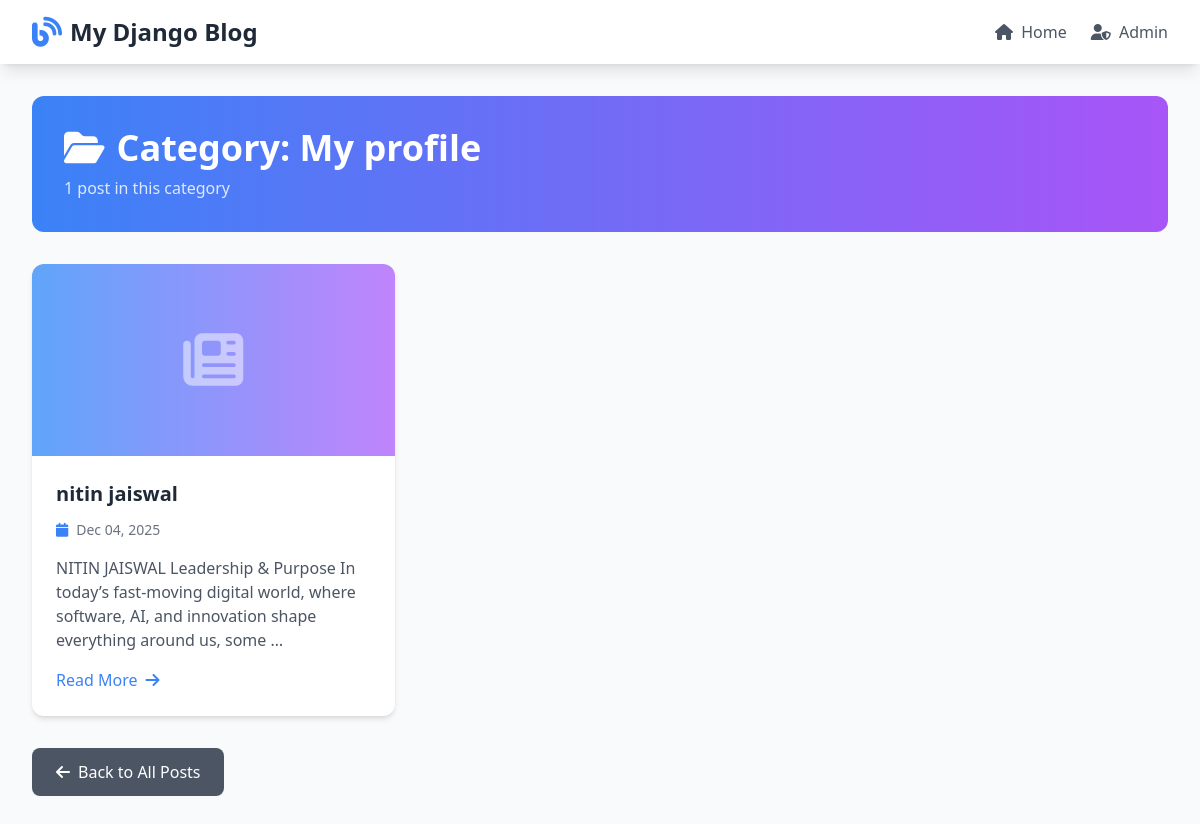
Screenshot of /category/My profile/ with the database file from the repository.
### blog/models.py (models this page shows, shortened)
class Category(models.Model):
    name = models.CharField(max_length=100)
    class Meta:
        verbose_name_plural = 'Categories'

class Post(models.Model):
    STATUS_CHOICES = (
        ('draft', 'Draft'),
        ('published', 'Published'),
    )
    title = models.CharField(max_length=200)
    slug = models.SlugField(max_length=200, unique=True)
    author = models.ForeignKey(User, on_delete=models.CASCADE, related_name='blog_posts')
    body = models.TextField()
    meta_description = models.CharField(
        max_length=160,
        blank=True,
        help_text='Brief description for search engines (max 160 characters)'
    )
    created_on = models.DateTimeField(auto_now_add=True)
    updated_on = models.DateTimeField(auto_now=True)
    status = models.CharField(max_length=10, choices=STATUS_CHOICES, default='draft')
    categories = models.ManyToManyField(Category, related_name='posts', blank=True)
    views = models.PositiveIntegerField(default=0)
    tags = TaggableManager(blank=True)
    class Meta:
        ordering = ['-created_on']

### blog/views.py (the view)
# urls.py: path('category/<str:category_name>/', views.blog_category, name='blog_category'),
def blog_category(request, category_name):
    category = get_object_or_404(Category, name=category_name)
    posts = Post.objects.filter(
        status='published',
        categories=category
    ).select_related('author').prefetch_related('categories')
    categories = Category.objects.all()
    context = {
        'category': category,
        'posts': posts,
        'categories': categories,
    }
    return render(request, 'blog/category.html', context)

### blog/templates/blog/category.html (shortened to what this page needs)
{% extends 'blog/base.html' %}
{% block content %}
<div class="mb-8">
    <div class="bg-gradient-to-r from-blue-500 to-purple-500 rounded-xl p-8 text-white mb-8">
        <h1 class="text-4xl font-bold mb-2 flex items-center gap-3">
            <i class="fas fa-folder-open"></i>
            Category: {{ category.name }}
        </h1>
        <p class="text-blue-100">
            {{ posts.count }} post{{ posts.count|pluralize }} in this category
        </p>
    </div>
    {% if posts %}
    <div class="grid grid-cols-1 md:grid-cols-2 lg:grid-cols-3 gap-6">
        {% for post in posts %}
        <article class="bg-white rounded-xl shadow-md hover:shadow-xl transition-shadow duration-300 overflow-hidden">
            <div class="bg-gradient-to-r from-blue-400 to-purple-400 h-48 flex items-center justify-center">
                <i class="fas fa-newspaper text-white text-6xl opacity-50"></i>
            </div>
            <div class="p-6">
                <h2 class="text-xl font-bold text-gray-800 mb-3 hover:text-blue-500 transition">
                    <a href="{% url 'blog_detail' post.slug %}">
                        {{ post.title }}
                    </a>
                </h2>
                <div class="flex items-center text-sm text-gray-500 mb-4">
                    <i class="fas fa-calendar text-blue-500 mr-2"></i>
                    {{ post.created_on|date:"M d, Y" }}
                </div>
                <p class="text-gray-600 mb-4">
                    {{ post.body|truncatewords:20 }}
                </p>
                <a href="{% url 'blog_detail' post.slug %}"
                   class="inline-flex items-center gap-2 text-blue-500 hover:text-blue-600 font-medium transition">
                    Read More
                    <i class="fas fa-arrow-right"></i>
                </a>
            </div>
        </article>
        {% endfor %}
    </div>
    {% endif %}
    <a href="{% url 'blog_index' %}"
       class="inline-flex items-center gap-2 bg-gray-600 hover:bg-gray-700 text-white px-6 py-3 rounded-lg mt-8 transition font-medium">
        <i class="fas fa-arrow-left"></i>
        Back to All Posts
    </a>
</div>
{% endblock %}

### blog/templates/blog/base.html (shortened to what this page needs)
<!DOCTYPE html>
<html lang="en">
<head> <meta charset="UTF-8">
    <script src="https://cdn.tailwindcss.com"></script>
    <link rel="stylesheet" href="https://cdnjs.cloudflare.com/ajax/libs/font-awesome/6.4.0/css/all.min.css">
</head>
<body class="bg-gray-50 text-gray-900 font-sans">
    <nav class="bg-white shadow-lg sticky top-0 z-50">
        <div class="max-w-7xl mx-auto px-4 sm:px-6 lg:px-8">
            <div class="flex justify-between items-center h-16">
                <div class="flex items-center">
                    <a href="{% url 'blog_index' %}" class="flex items-center space-x-2">
                        <i class="fas fa-blog text-3xl text-blue-500"></i>
                        <span class="text-2xl font-bold text-gray-800 hover:text-blue-500 transition">
                            My Django Blog
                        </span>
                    </a>
                </div>
                <div class="hidden md:flex items-center space-x-6">
                    <a href="{% url 'blog_index' %}"
                       class="text-gray-600 hover:text-blue-500 font-medium transition">
                        <i class="fas fa-home mr-1"></i> Home
                    </a>
                    <a href="/admin"
                       class="text-gray-600 hover:text-blue-500 font-medium transition">
                        <i class="fas fa-user-shield mr-1"></i> Admin
                    </a>
                </div>
            </div>
        </div>
    </nav>
    <main class="min-h-screen">
        <div class="max-w-7xl mx-auto px-4 sm:px-6 lg:px-8 py-8">
            {% block content %}{% endblock %}
        </div>
    </main>
</body>
</html>

### rows the page displays
Category: name "My profile"
Post: title "nitin jaiswal", created_on "Dec 04, 2025", body "NITIN JAISWAL Leadership & Purpose In today’s fast-moving digital world, where software, AI, and innovation shape everything around us, some …"

### other values shown
{{ posts.count }} "1"
